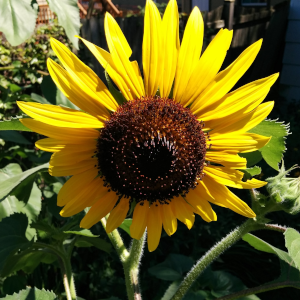
#> input picture homework/images/sunflower.png, 300 x 300 px
$ jupyter execute homework10soln.ipynb
#> lines starting #> are read from the running program, lines starting #| are printed output that depends on the picture
# MCS 275 Spring 2022 Homework 10 Solution

* Course Instructor: Emily Dumas
* Solutions prepared by: Johnny Joyce

## Instructions:

* Complete the problems below, which ask you to write Python scripts.
* Upload your python code directly to gradescope, i.e. upload the `.py` files containing your work.  (If you upload a screenshot or other file format, you won't get credit.)

### Deadline

This homework assignment must be submitted in Gradescope by **Noon central time on Tuesday 29 March 2022**.

### Collaboration

**Collaboration is prohibited**, and you may only access resources (books, online, etc.) listed below.

### Resources you may consult

These things might be helpful while working on the problems.  Remember that for worksheets,  we don't strictly limit what resources you can consult, so these are only suggestions.

* [Worksheet 10 Solutions](https://www.dumas.io/teaching/2022/spring/mcs275/nbview/worksheets/worksheet10soln.html)
* [Lecture 24](http://dumas.io/teaching/2022/spring/mcs275/slides/lecture24.html)
* [Lecture 25](http://dumas.io/teaching/2022/spring/mcs275/slides/lecture25.html)
* [Lecture 26](http://dumas.io/teaching/2022/spring/mcs275/slides/lecture26.html)
* [Chapter 2 of VanderPlas](https://jakevdp.github.io/PythonDataScienceHandbook/index.html)
* [Downey's book](https://greenteapress.com/thinkpython2/html/)

### Point distribution

This homework assignment has two problems.  The grading breakdown is:

| Points | Item |
| --- | --- |
| 2 | Autograder |
| 4 | Problem 2 |
| 4 | Problem 3 |
| **10** | Total |

The part marked "autograder" reflects points assigned to your submission based on some simple automated checks for Python syntax, etc..  The result of these checks is shown immediately after you submit.

### What to do if you're stuck

Ask your instructor or TA a question by email, in office hours, or on discord.

## No problem 1 as usual

## Problem 2: RGB channel separator

Write a program that reads a color bitmap image (mode RGB) from a file, whose name is given as the first command line argument.  It should then create three image files, `red.png`, `green.png`, and `blue.png` of the same size as the input file.  Each of these should be a grayscale (mode L) image, with contents as follows:
* The brightness of the pixel at (x,y) in `red.png` is equal to the red component of the pixel (x,y) in the input file
* The brightness of the pixel at (x,y) in `green.png` is equal to the green component of the pixel (x,y) in the input file
* The brightness of the pixel at (x,y) in `blue.png` is equal to the blue component of the pixel (x,y) in the input file
Thus, for example, if the pixel at (20,22) in the input file has color (8,220,91), then the pixel in `red.png` at (20,22) has brightness 8, the pixel in `green.png` at (20,22) has brightness 220, and the pixel in `blue.png` at (20,22) has brightness 91.

Here is a sample of what the output would look like.  If the input image is:

Then:
* `red.png` would be:

* `green.png` would be:

* `blue.png` would be:

Save your program as `hwk10prob2.py` and upload it to Gradescope.

# Solution

[cell 1]
from PIL import Image

filename = "images/sunflower.png"


img = Image.open(filename)
#> img is the input picture: PIL image 300x300 RGB; mean R, G, B 101.2, 93.6, 26.9
w, h = img.size # width, height
#> w = 300; h = 300

# Create new greyscale images so we can fill them in
img_red = Image.new("L", (w,h))
#> img_red: PIL image 300x300 L; every value is 0
img_blue = Image.new("L", (w,h))
img_green = Image.new("L", (w,h))

# Iterate over each pixel
for x in range(w):
    for y in range(h):
        r,g,b = img.getpixel((x,y)) # Get RGB values of current pixel

        # Put each RGB value of pixel into corresponding images
        img_red.putpixel((x,y), r)
        img_green.putpixel((x,y), g)
        img_blue.putpixel((x,y), b)
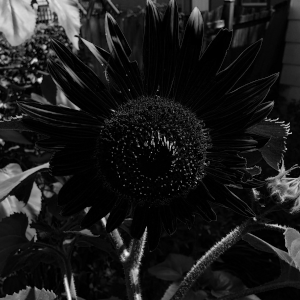
#> img_blue: PIL image 300x300 L; min 0, max 245, mean 26.9
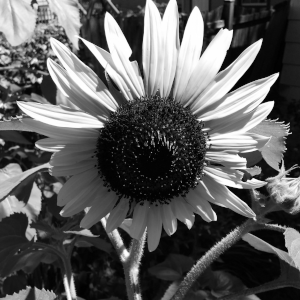
#> img_green: PIL image 300x300 L; min 0, max 255, mean 93.6
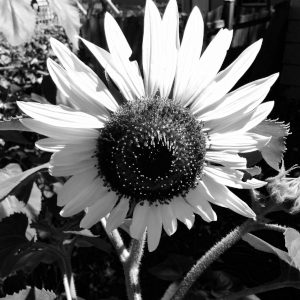
#> img_red: PIL image 300x300 L; min 0, max 255, mean 101.2

img_red.save("red.png")
img_green.save("green.png")
img_blue.save("blue.png")
